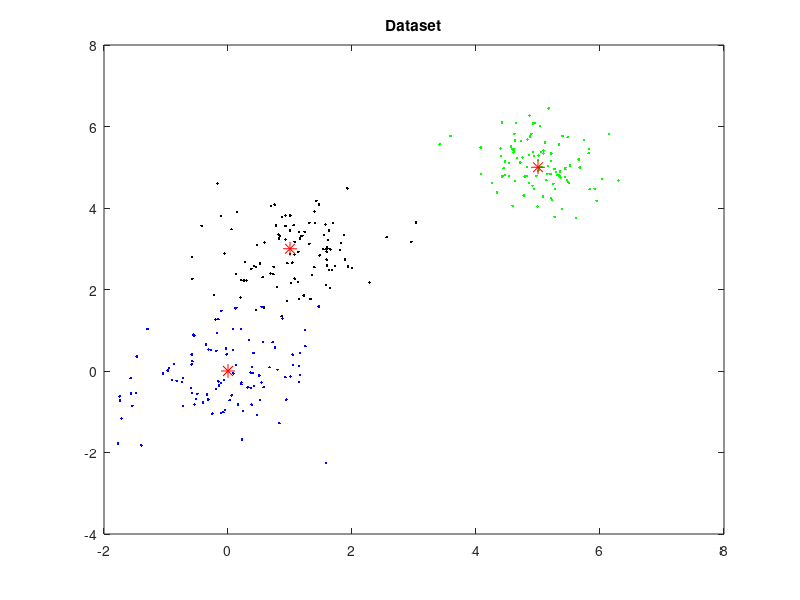
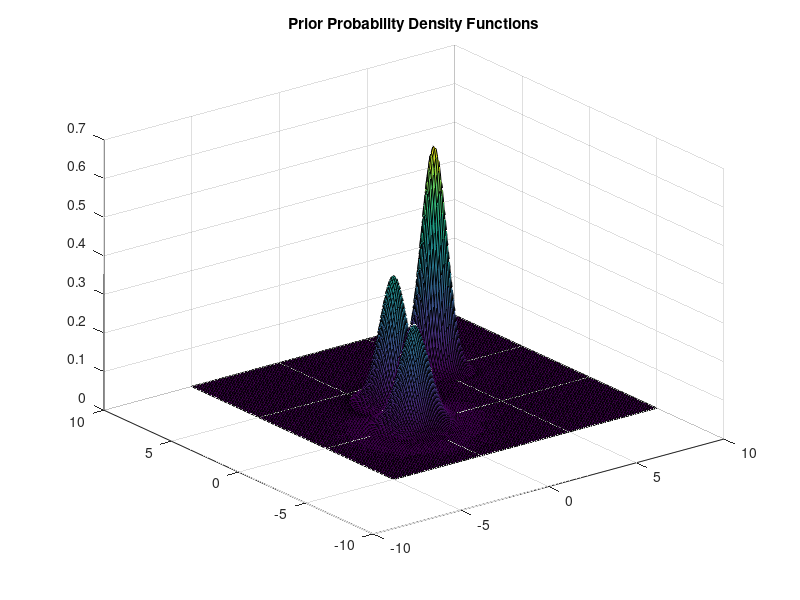
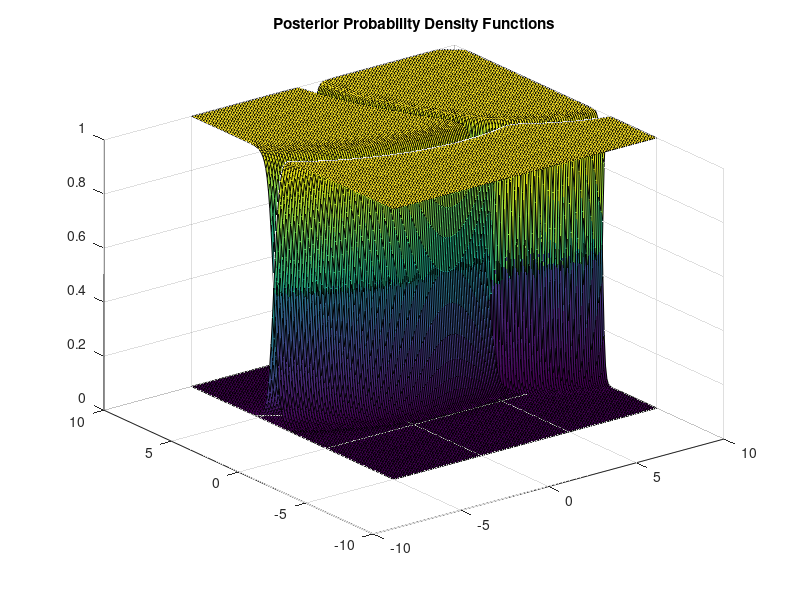
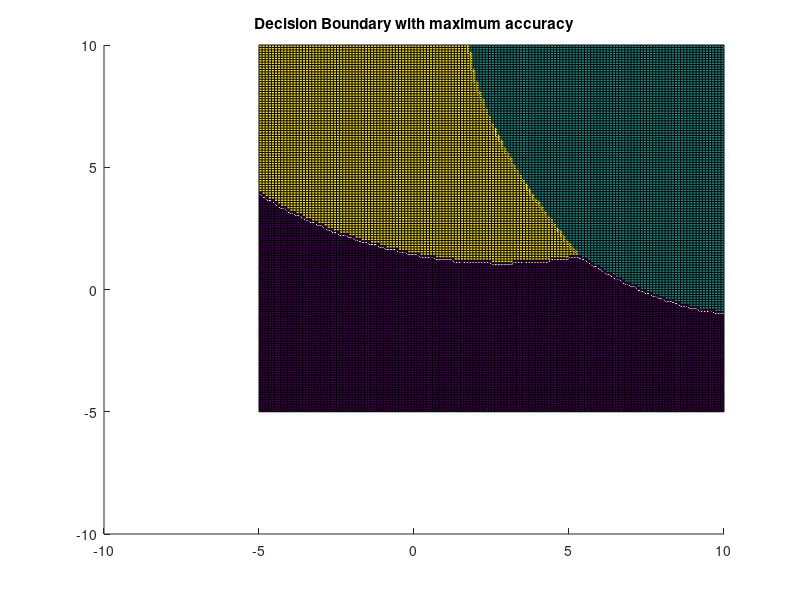

Write MATLAB code to recreate these figures, in order.
% This function is Bayesian classifier used for classification of mutiple classes of patterns
% Parameters
prob1 = 0.3;
prob2 = 0.1;
prob3 = 0.6;
risk = [0 2 6; 3 0 7; 2 1 0];
%set the average value of data
u1 = [0 0]';
u2 = [5 5]';
u3 = [1 3]';
%covariance matrix
Sigma1 = eye(2)*0.7;
Sigma2 = eye(2)*0.3;
Sigma3 = eye(2)*0.5;
%generate points
p1 = mvnrnd(u1,Sigma1,100);
p2 = mvnrnd(u2,Sigma2,100);
p3 = mvnrnd(u3,Sigma3,100);
figure;
plot(p1(:,1),p1(:,2),'b.',u1(1),u1(2),'r*','MarkerSize',10);
hold on
plot(p2(:,1),p2(:,2),'g.',u2(1),u2(2),'r*','MarkerSize',10);
plot(p3(:,1),p3(:,2),'k.',u3(1),u3(2),'r*','MarkerSize',10);
title('Dataset');
% calculate prior  probability density functions
aver1 = mean(p1);
aver2 = mean(p2);
aver3 = mean(p3);
cov1 = cov(p1(:, 1), p1(:, 2));
cov2 = cov(p2(:, 1), p2(:, 2));
cov3 = cov(p3(:, 1), p3(:, 2));
[x, y] = meshgrid(-5 : 0.1 : 10);
f1=reshape(mvnpdf([x(:), y(:)], aver1, cov1), size(x));
f2=reshape(mvnpdf([x(:), y(:)], aver2, cov2), size(x));
f3=reshape(mvnpdf([x(:), y(:)], aver3, cov3), size(x));
figure;
surf(x, y, f1);
hold on
surf(x, y, f2);
surf(x, y, f3);
title('Prior Probability Density Functions');
% calculate posterior probability density functions
post_f1 = (f1 * prob1)./(f1 * prob1 + f2 * prob2 + f3 * prob3);
post_f2 = (f2 * prob2)./(f1 * prob1 + f2 * prob2 + f3 * prob3);
post_f3 = (f3 * prob3)./(f1 * prob1 + f2 * prob2 + f3 * prob3);
figure;
surf(x, y, post_f1);
hold on
surf(x, y, post_f2);
surf(x, y, post_f3);
title('Posterior Probability Density Functions');
% Decision Boundary with maximum accuracy:
Max=zeros(length(x),length(y));
for i=1:length(x)
    for j=1:length(y)
        if(post_f1(i,j)>post_f2(i,j))
            if(post_f1(i,j)>post_f3(i,j))
                Max(i,j)=0;
            elseif(post_f3(i,j)>=post_f1(i,j))
                Max(i,j)=2;
            end
        else
            if(post_f2(i,j)>post_f3(i,j))
                Max(i,j)=1;
            elseif(post_f3(i,j)>=post_f2(i,j))
                Max(i,j)=2;
            end
        end
    end
end
figure;
hold on
surf(x, y, Max);
title('Decision Boundary with maximum accuracy');

% Consider the decision loss
l1=post_f2*risk(1,2)+post_f3*risk(1,3);
l2=post_f1*risk(2,1)+post_f3*risk(2,3);
l3=post_f1*risk(3,1)+post_f2*risk(3,2);
figure;
surf(x, y, l1);
hold on
surf(x, y, l2);
surf(x, y, l3);
title('Desicion Loss');


% Decision Boundary with with minimal risk:
Min=zeros(length(x),length(y));
for i=1:length(x)
    for j=1:length(y)
        if(l1(i,j)<l2(i,j))
            if(l1(i,j)<l3(i,j))
                Min(i,j)=0;
            elseif(l3(i,j)<=l1(i,j))
                Min(i,j)=2;
            end
        else
            if(l2(i,j)<l3(i,j))
                Min(i,j)=1;
            elseif(l3(i,j)<=l2(i,j))
                Min(i,j)=2;
            end
        end
    end
end
figure;
hold on
surf(x, y, Min);
title('Decision Boundary with minimal risk');
